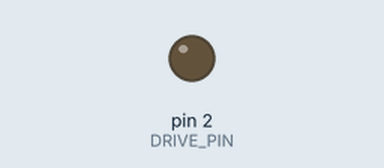
Bench run of a sketch on a simulated Arduino Uno, built with avr-gcc and run on an emulated ATmega328P. Shown: output pins drawn as LEDs (lit = HIGH). Pins used as bus, display or sensor lines are not drawn.

Above: at 1.1 s.
At 13.5 s:
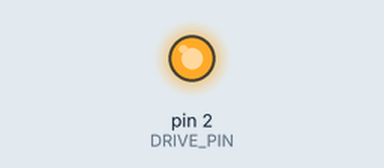
Timing chart, 0 to 14.5 s (numbered marks = the images above):
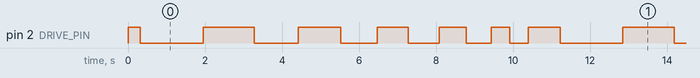

The sketch:

Floppy_test.ino
```cpp
//////////////////////////////////Constants////////////////////////////////////////////
#define STEPS_IN_DIRECTION 80
#define STEP_PIN 3
#define DRIVE_PIN 2

//////////////////////////////////Variables////////////////////////////////////////////
int stepLocation = 0;// 0 is the back of the floppy, 79 is the front, 159 is back to the back
double frequency[10] = {45,55,60,65,70,80,90,100,120,150};
double duration[10]= {1000,1000,1000,1000,1000,1000,1000,1000,1000,1000};
//////////////////////////////////Main setup////////////////////////////////////////////
void setup() {
pinMode(STEP_PIN, OUTPUT);
pinMode(DRIVE_PIN, OUTPUT);
digitalWrite(STEP_PIN, LOW);
digitalWrite(DRIVE_PIN, LOW);
resetMoppy();
//Serial.begin(9600);
//Serial.print(("Hello World"));
}
/////////////////////////////////Main Loop/////////////////////////////////////////////
void loop() {
for(int i = 0; i < 10; i++) {
  playNote(frequency[i], duration[i]);
}
resetMoppy();
delay(500);
}
////////////////////////////////////Functions////////////////////////////////////////////
void playNote(double frequency, double duration){
  long startTime = millis();
  while(millis() - startTime < duration) {
    if (stepLocation < STEPS_IN_DIRECTION){
      digitalWrite(DRIVE_PIN, LOW);
    }  else {
      digitalWrite(DRIVE_PIN, HIGH);
    }
    digitalWrite(STEP_PIN, HIGH);
    delay(500.0/frequency);
    digitalWrite(STEP_PIN, LOW);
    delay(500.0/frequency);
    stepLocation++;
    stepLocation = stepLocation % (STEPS_IN_DIRECTION*2);  // reset direction iff necessary
  }
}
  void resetMoppy(){
    digitalWrite(DRIVE_PIN, HIGH);
    digitalWrite(STEP_PIN, LOW);
    for(int i = 0; i < 80; i++){
      digitalWrite(STEP_PIN, HIGH);
      delay(2);
      digitalWrite(STEP_PIN, LOW);
      delay(2);
     }
  stepLocation = 0;
}
```

Source omitted: _extension.ino (data table, 46638 bytes)

Measured:
- by itself, pin 2 (DRIVE_PIN): repeats every 10.9 s: HIGH 1.3 s, LOW 1.1 s, HIGH 1.1 s, LOW 0.95 s, HIGH 0.81 s, LOW 0.81 s, HIGH 0.71 s, LOW 0.64 s, HIGH 0.49 s, LOW 0.49 s, HIGH 0.82 s, LOW 1.6 s
- by itself, everything shown: repeats every 10.9 s, in 12 steps
